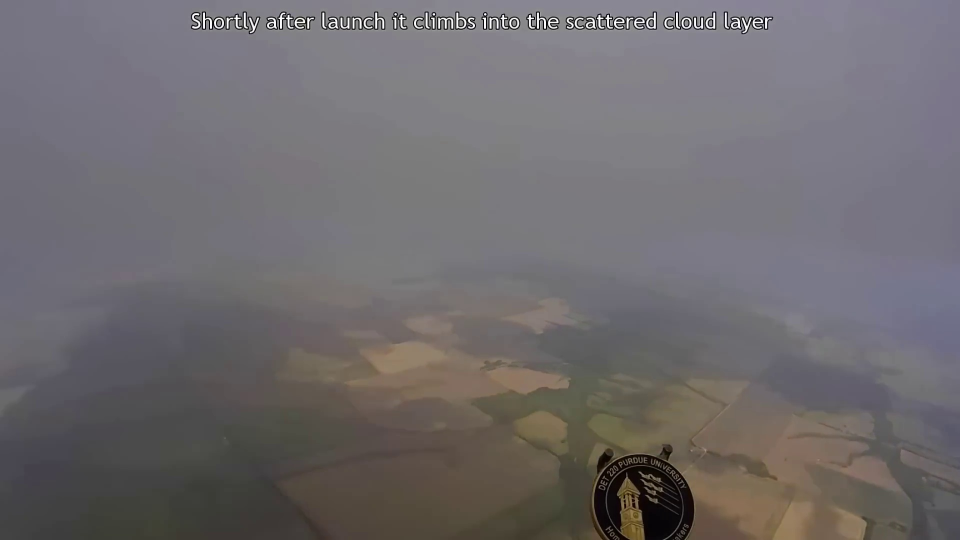
#> input picture clasifier evaluation/frames_from_video/frame_00015s.jpg, 1920 x 1080 px (shown at 1/2 size)
$ python image_segmentation.py 'clasifier evaluation/frames_from_video/frame_00015s.jpg'
#> lines starting #> are read from the running program, lines starting #| are printed output that depends on the picture; after the words box and inside, x2 and y2 are one past the last pixel; in counts of white or black regions, pixels touching at a corner belong together
#!/usr/bin/env python3
import sys
import cv2
import numpy as np

def main():
    # 1. Check if the user provided an image path when running the script
    if len(sys.argv) < 2:
        print("ERROR: No image provided. Usage: ./segmentator.py <image_path>")
        sys.exit(1) # Exit with an error code

    image_path = sys.argv[1]

    # 2. Load the image
    img = cv2.imread(image_path)
#> img is the input picture: shape (1080, 1920, 3); mean B, G, R 109.9, 107, 110.6
    if img is None:
        print(f"ERROR: Could not read image at {image_path}")
        sys.exit(1)

    # 3. Process the image (Resize and HSV conversion)
    img = cv2.resize(img, (400, 400))
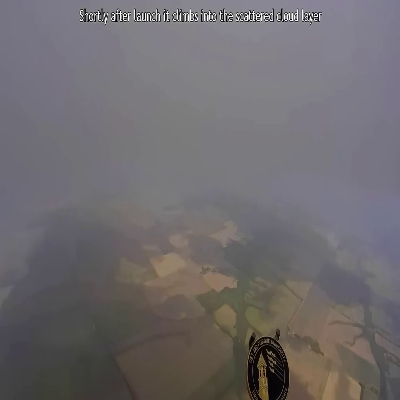
#> img: shape (400, 400, 3); mean B, G, R 109.9, 107, 110.6
    hsv = cv2.cvtColor(img, cv2.COLOR_BGR2HSV)
#> hsv: shape (400, 400, 3); mean H, S, V 91.3, 27.1, 115.5

    # Define the color range (e.g., green for vegetation/forests)
    lower_green = np.array([35, 50, 50])
    upper_green = np.array([85, 255, 255])
    lower_blue = np.array([90, 50, 50])
    upper_blue = np.array([140, 255, 255])
    lower_urban = np.array([0, 0, 30])
    upper_urban = np.array([179, 50, 160])

    # Create the mask (White pixels = match, Black pixels = no match)
    mask_green = cv2.inRange(hsv, lower_green, upper_green)
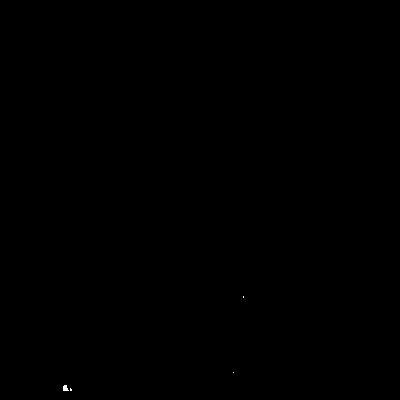
#> mask_green: shape (400, 400); 0.02% white; 4 white regions (3 under 20 px), largest, box (x1, y1, x2, y2) and area: (63, 385, 69, 391) 27
    mask_blue = cv2.inRange(hsv, lower_blue, upper_blue)
#> mask_blue: shape (400, 400); 0% white in thin lines or dots, all inside (x1, y1, x2, y2) = (249, 10, 322, 13)
    mask_urban = cv2.inRange(hsv, lower_urban, upper_urban)
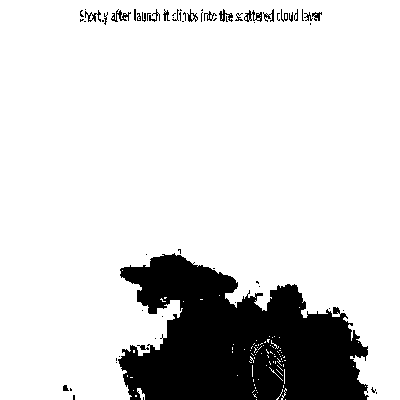
#> mask_urban: shape (400, 400); 84.1% white; 62 black regions (39 under 20 px), largest, box (x1, y1, x2, y2) and area: (118, 253, 369, 400) 24273, (111, 9, 131, 22) 103, (244, 10, 262, 22) 102

    # 4. Grid logic (8x8 = 64 cells)
    cell_size = 50
    bits = []

    for row in range(8):
        for col in range(8):
            # Extract a 100x100 square from the mask
            cell_green = mask_green[row*cell_size : (row+1)*cell_size, col*cell_size : (col+1)*cell_size]
            cell_blue = mask_blue[row*cell_size : (row+1)*cell_size, col*cell_size : (col+1)*cell_size]
            cell_urban = mask_urban[row*cell_size : (row+1)*cell_size, col*cell_size : (col+1)*cell_size]

            # Count how many pixels matched our color
            white_pixels_green = cv2.countNonZero(cell_green)
            white_pixels_blue = cv2.countNonZero(cell_blue)
            white_pixels_urban = cv2.countNonZero(cell_urban)
            percentage_green = (white_pixels_green / 2500) * 100 # 100x100 = 10,000 total pixels
            percentage_blue = (white_pixels_blue / 2500) * 100 # 100x100 = 10,000 total pixels
            percentage_urban = (white_pixels_urban / 2500) * 100 # 100x100 = 10,000 total pixels

            '''
            # If more than 15% of this square is green, write '1', else '0'
            if percentage_green > 10 and percentage_blue < 10 and percentage_urban < 10:
                bits.append("00")
            elif percentage_blue > 10 and percentage_green < 10:
                bits.append("01")
            elif percentage_green > 5 and percentage_blue > 5:
                bits.append("10")
            else:
                bits.append("11")
            '''
            biggest = max(percentage_green, percentage_blue, percentage_urban)
            if biggest == percentage_green and percentage_green > 10:
                bits.append("00")
            elif biggest == percentage_blue and percentage_blue > 10:
                bits.append("01")
            elif biggest == percentage_urban and percentage_urban > 10:
                bits.append("10")
            else:
                bits.append("11")
#> cell_blue: shape (50, 50); every value is 0
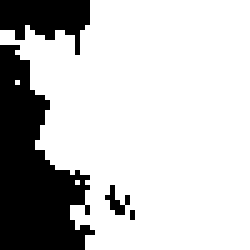
#> cell_urban: shape (50, 50) (shown 5 times larger); 76.5% white; 4 black regions (2 under 20 px), largest, box (x1, y1, x2, y2) and area: (0, 9, 19, 50) 450, (0, 0, 18, 11) 123
#> after the loop, bits = 64 items, first 6: '10', '10', '10', '10', '10', '10'

    # 5. Convert the 16 ones and zeros into a 4-character Hex string
    binary_string = "".join(bits)
    hex_value = hex(int(binary_string, 2))[2:].upper().zfill(32)
#> hex_value = 'AAAAAAAAAAAAAAAAAAAAAAAAAAFAABFE'

    # 6. CRITICAL STEP: Print ONLY the hex value to standard output
    print("binary string: " + binary_string)
#| binary string: 10101010101010101010101010101010101010101010101010101010101010101010101010101010101010101010101010101010111110101010101111111110
    print("hex value: " + hex_value)
#| hex value: AAAAAAAAAAAAAAAAAAAAAAAAAAFAABFE

if __name__ == "__main__":
    main()

$ run again, on clasifier evaluation/frames_from_video/frame_00044s.jpg
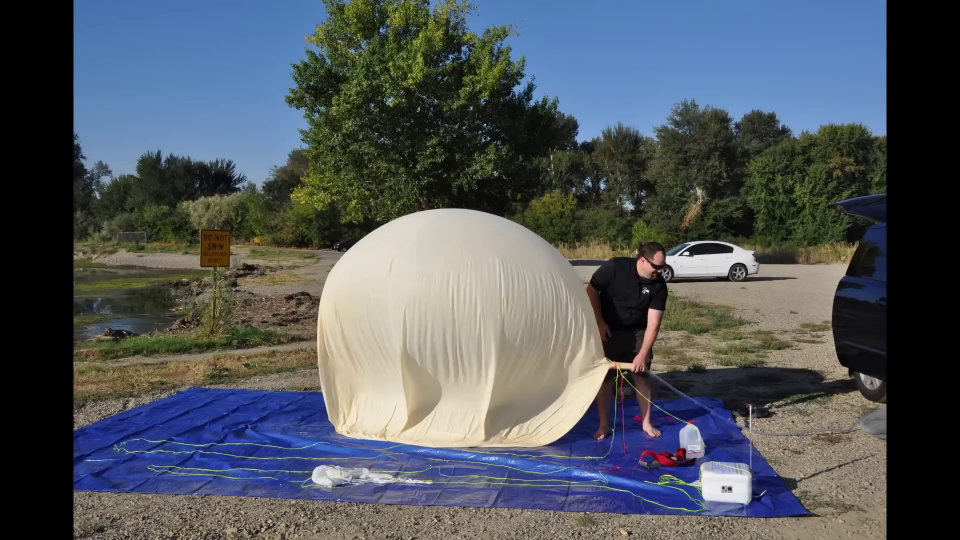
#> input picture clasifier evaluation/frames_from_video/frame_00044s.jpg, 1920 x 1080 px (shown at 1/2 size)
#> in main, img is the input picture: shape (1080, 1920, 3); mean B, G, R 92.7, 86.5, 80.4
#> img: shape (400, 400, 3)
#> hsv: shape (400, 400, 3); mean H, S, V 52.5, 79.7, 105.9
#> in main, `mask_green = cv2.inRange(hsv, lower_green, upper_green)`:
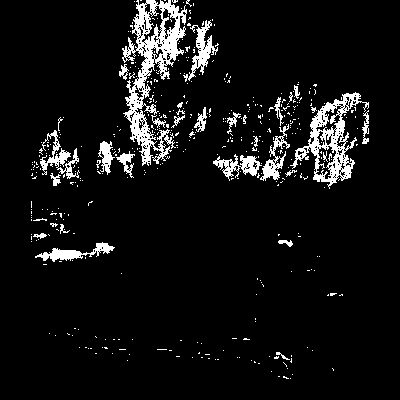
#> mask_green: shape (400, 400); 7.1% white; 436 white regions (405 under 20 px), largest, box (x1, y1, x2, y2) and area: (122, 0, 187, 166) 3739, (290, 92, 369, 189) 2147, (183, 20, 218, 82) 637
#> mask_blue: shape (400, 400); 28% white; 80 white regions (66 under 20 px), largest, box (x1, y1, x2, y2) and area: (31, 281, 338, 383) 16523, (187, 0, 370, 111) 14775, (31, 0, 139, 140) 12205
#> mask_urban: shape (400, 400); 9.6% white; 1265 white regions (1181 under 20 px), largest, box (x1, y1, x2, y2) and area: (208, 164, 257, 266) 1376, (275, 185, 347, 245) 1239, (31, 364, 100, 400) 926
#> after the loop in main, `for row in range(8):`:
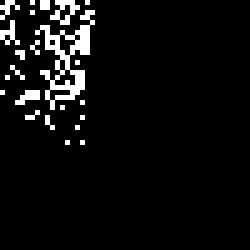
#> cell_urban: shape (50, 50) (shown 5 times larger); 5.8% white in thin lines or dots, all inside (x1, y1, x2, y2) = (0, 0, 19, 29)
#> after the loop in main, `for row in range(8):`: bits = 64 items, first 6: '01', '01', '01', '00', '01', '01'
#> hex_value = '5455545550A3C303AFA9D79B555A9557'
#| binary string: 01010100010101010101010001010101010100001010001111000011000000111010111110101001110101111001101101010101010110101001010101010111
#| hex value: 5455545550A3C303AFA9D79B555A9557

$ run again, on clasifier evaluation/frames_from_video/frame_00045s.jpg
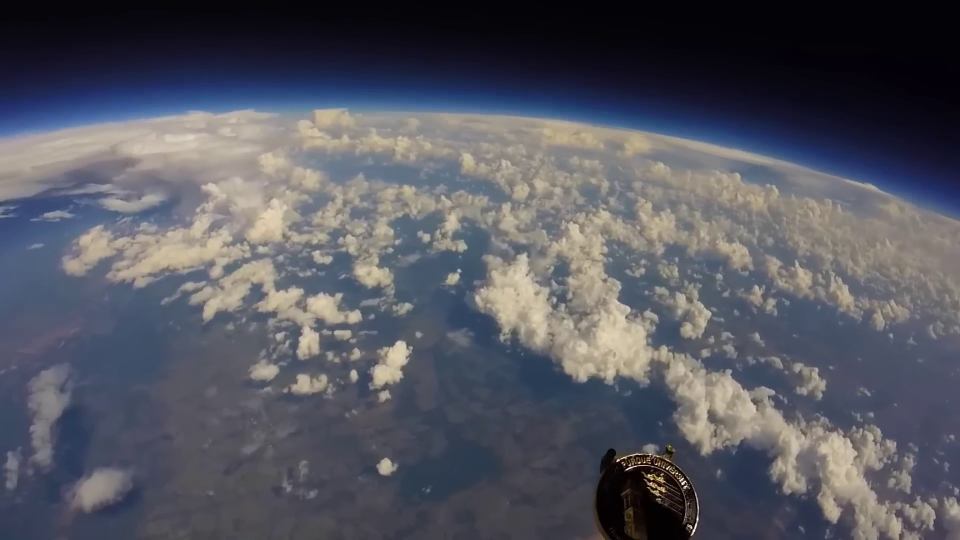
#> input picture clasifier evaluation/frames_from_video/frame_00045s.jpg, 1920 x 1080 px (shown at 1/2 size)
#> in main, img is the input picture: shape (1080, 1920, 3); mean B, G, R 96, 86.3, 85.1
#> img: shape (400, 400, 3)
#> hsv: shape (400, 400, 3); mean H, S, V 92.6, 73.6, 101.1
#> mask_green: shape (400, 400); 0% white in thin lines or dots, all inside (x1, y1, x2, y2) = (279, 329, 280, 330)
#> in main, `mask_blue = cv2.inRange(hsv, lower_blue, upper_blue)`:
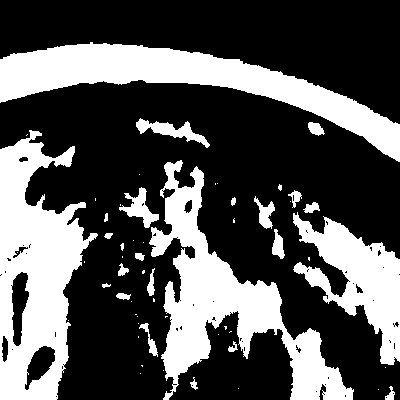
#> mask_blue: shape (400, 400); 33.1% white; 57 white regions (32 under 20 px), largest, box (x1, y1, x2, y2) and area: (0, 130, 98, 400) 14583, (149, 160, 354, 400) 14260, (0, 42, 400, 162) 13918
#> mask_urban: shape (400, 400); 37.4% white; 111 white regions (96 under 20 px), largest, box (x1, y1, x2, y2) and area: (0, 82, 400, 400) 57062, (11, 272, 29, 346) 816, (25, 346, 55, 390) 687
#> after the loop in main, `for row in range(8):`:
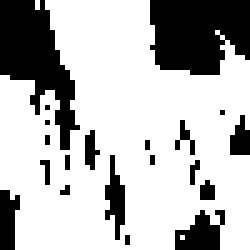
#> cell_urban: shape (50, 50) (shown 5 times larger); 71.9% white; 20 black regions (14 under 20 px), largest, box (x1, y1, x2, y2) and area: (30, 0, 50, 15) 253, (0, 0, 16, 30) 235, (35, 42, 45, 50) 52, (21, 31, 25, 48) 38, (0, 38, 4, 50) 37, (46, 23, 50, 31) 23
#> after the loop in main, `for row in range(8):`: bits = 64 items, first 6: '11', '01', '01', '11', '11', '11'
#> hex_value = 'D7FF5557AAA96AAA59A6696569596A96'
#| binary string: 11010111111111110101010101010111101010101010100101101010101010100101100110100110011010010110010101101001010110010110101010010110
#| hex value: D7FF5557AAA96AAA59A6696569596A96

$ run again, on clasifier evaluation/frames_from_video/frame_00059s.jpg
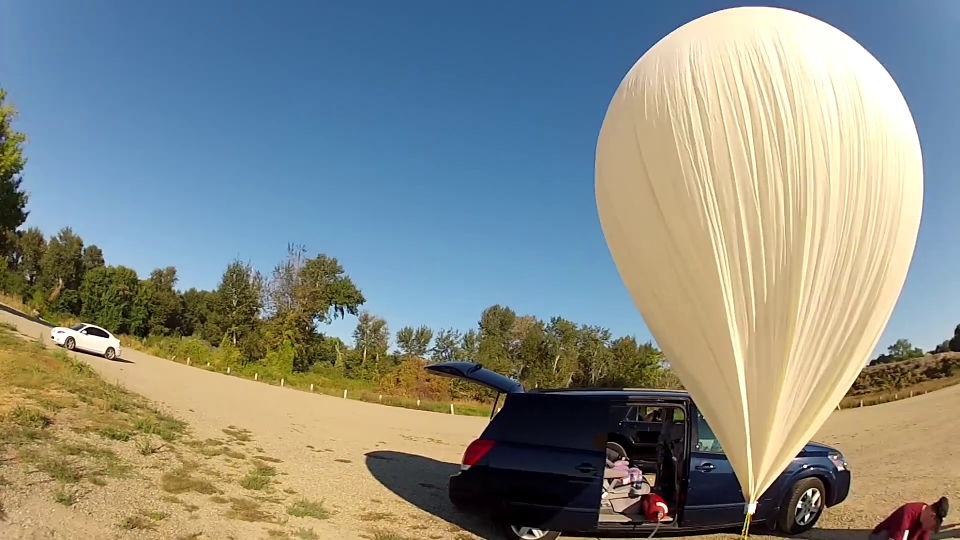
#> input picture clasifier evaluation/frames_from_video/frame_00059s.jpg, 1920 x 1080 px (shown at 1/2 size)
#> in main, img is the input picture: shape (1080, 1920, 3); mean B, G, R 133.6, 140.3, 134.5
#> img: shape (400, 400, 3)
#> hsv: shape (400, 400, 3); mean H, S, V 61.8, 113.7, 168.6
#> in main, `mask_green = cv2.inRange(hsv, lower_green, upper_green)`:
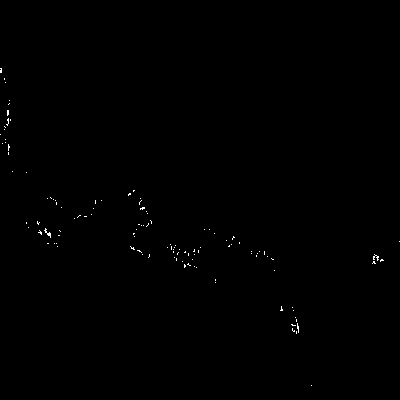
#> mask_green: shape (400, 400); 0.22% white in thin lines or dots, all inside (x1, y1, x2, y2) = (0, 68, 400, 386)
#> mask_blue: shape (400, 400); 39.1% white; 57 white regions (50 under 20 px), largest, box (x1, y1, x2, y2) and area: (0, 0, 400, 255) 61501, (324, 329, 348, 361) 304, (287, 337, 305, 357) 234
#> mask_urban: shape (400, 400); 2.5% white; 341 white regions (303 under 20 px), largest, box (x1, y1, x2, y2) and area: (154, 336, 197, 391) 1100, (95, 196, 127, 232) 281, (178, 248, 199, 271) 157
#> after the loop in main, `for row in range(8):`:
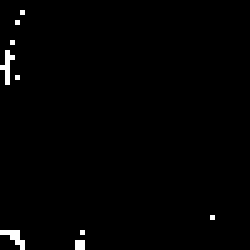
#> cell_urban: shape (50, 50) (shown 5 times larger); 1.1% white in thin lines or dots, all inside (x1, y1, x2, y2) = (0, 2, 43, 50)
#> after the loop in main, `for row in range(8):`: bits = 64 items, first 6: '01', '01', '01', '01', '01', '01'
#> hex_value = '5555555D557D557DD55DFFFFFEE7FEFF'
#| binary string: 01010101010101010101010101011101010101010111110101010101011111011101010101011101111111111111111111111110111001111111111011111111
#| hex value: 5555555D557D557DD55DFFFFFEE7FEFF
